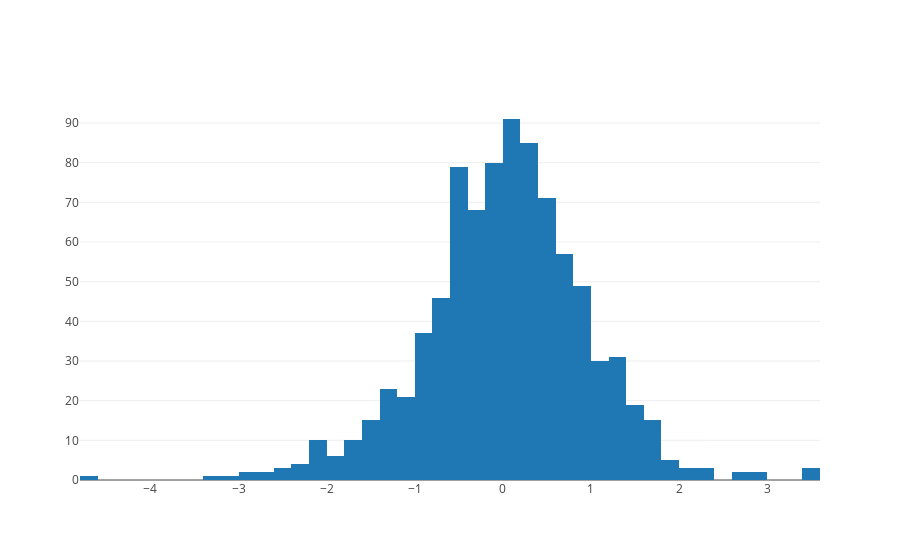

Notebook code for this chart:
### Code cell
iplot([Histogram(x=train['Close_diff'])])

### Figure 1 — Plotly figure (JSON) as saved in the notebook; plotly's stock layout.template omitted (floating-point values rounded to 4 significant figures; data arrays with more than 128 entries replaced by an {"elided": "..."} marker saying what was removed)
{"data": [{"type": "histogram", "x": {"elided": "875 float values"}}], "layout": {}}
